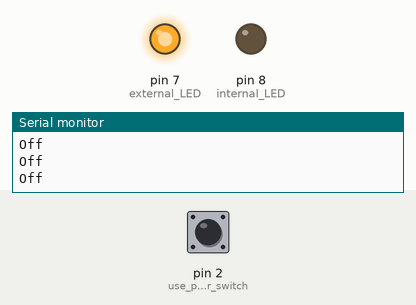
Bench run of a sketch on a simulated Arduino Uno, built with avr-gcc and run on an emulated ATmega328P. Parts: output pins drawn as LEDs (lit = HIGH), the last lines printed to the serial monitor. The test bench sets the inputs (shaded band); at power-on: pin 2 (use_pin2_for_switch) LOW.

Above: at 1.2 s.
1.3 s: pin 2 (use_pin2_for_switch) pulled HIGH for 0.15 s
At 1.4 s:
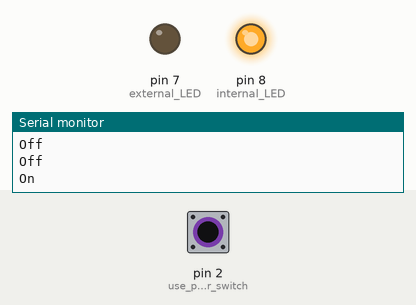
3.0 s: pin 2 (use_pin2_for_switch) pulled HIGH for 3.2 s
At 6.7 s:
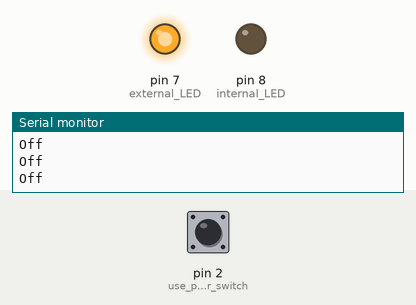
Timing chart, 0 to 8.2 s (numbered marks = the images above; inputs shaded):
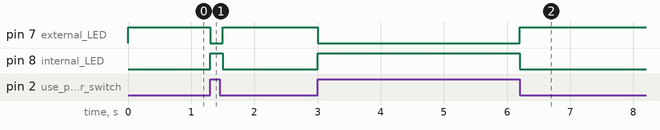

Measured:
- after the input at 1.3 s, pin 7 (external_LED): HIGH → LOW at once, → HIGH 0.20 s later; pin 8 (internal_LED): LOW → HIGH at once, → LOW 0.20 s later
- after the input at 3.0 s, pin 7 (external_LED): HIGH → LOW at once, → HIGH 3.2 s later; pin 8 (internal_LED): LOW → HIGH at once, → LOW 3.2 s later

The sketch:

Week3_1_2_switch_button_LED.ino
```cpp
//การใช้งาน switch button หรือสวิตช์กดติดปล่อยดับ
void setup() {
  pinMode(2,INPUT); //use pin2 for switch
  pinMode(8,OUTPUT); //internal LED
  pinMode(7,OUTPUT); //external LED
  Serial.begin(9600); //9600 baud rate for serial monitor
}

void loop() {
  if (digitalRead(2) == HIGH){
    Serial.println("On");
    digitalWrite(8,HIGH);
    digitalWrite(7,LOW);
  }
  else{
    Serial.println("Off");
    digitalWrite(8,LOW);
    digitalWrite(7,HIGH);
  }
  delay(100); //delay 100ms between each loop
}
```
